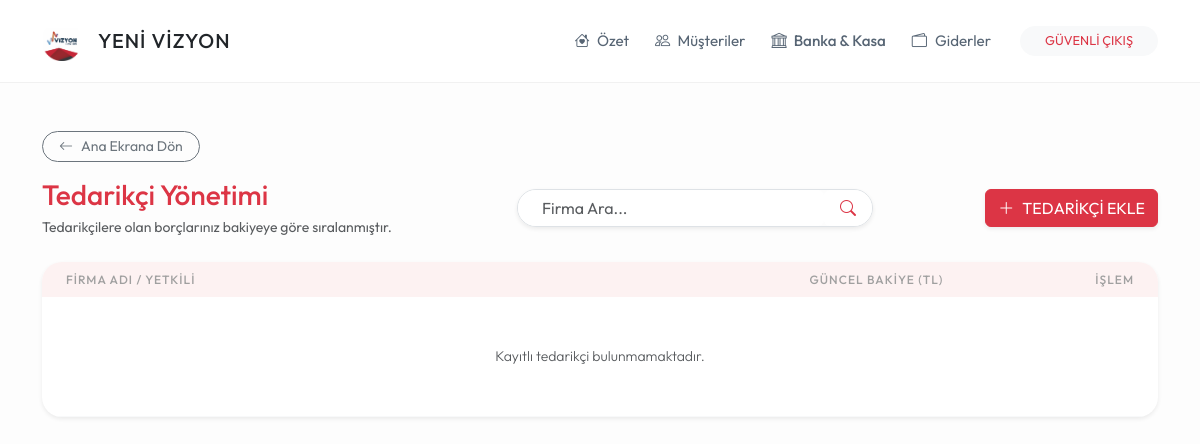
/ticari_borclar (signed in), run on an earlier commit of the app's database.
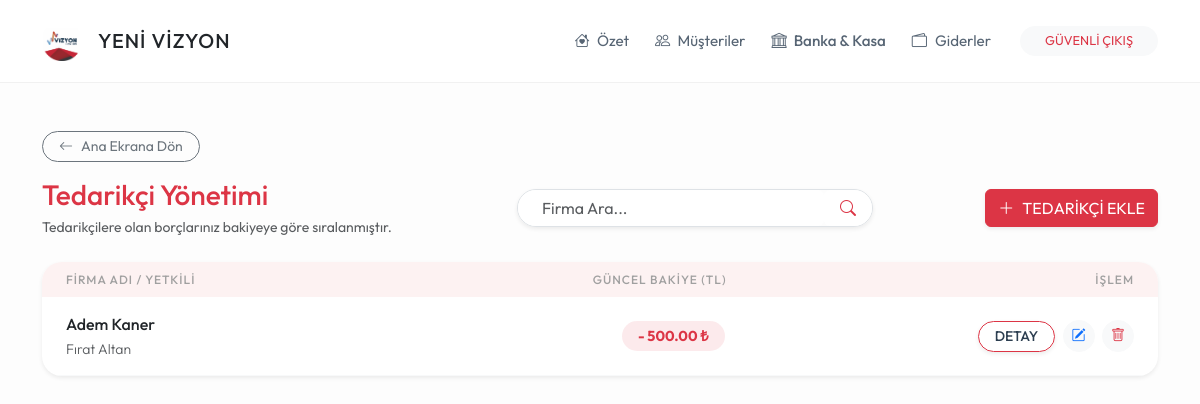
And on a later commit of the database.
### models.py (models this page shows)
class Tedarikci(db.Model):
    id = db.Column(db.Integer, primary_key=True)
    firma_adi = db.Column(db.String(150), nullable=False)
    yetkili_kisi = db.Column(db.String(100))
    telefon = db.Column(db.String(20))
    adres = db.Column(db.Text)
    durum = db.Column(db.String(20), default='Aktif')
    satin_almalar = db.relationship('SatinAlma', backref='tedarikci', lazy=True)
    odenenler = db.relationship('TedarikciOdeme', backref='tedarikci', lazy=True)

### routes/tedarikci_isleri.py (the view)
@tedarikci_bp.route('/ticari_borclar')
def ticari_borclar():
    if 'logged_in' not in session: return redirect(url_for('genel.index'))
    q = request.args.get('q')
    tedarikciler = Tedarikci.query.filter(Tedarikci.durum == 'Aktif', or_(Tedarikci.firma_adi.contains(q), Tedarikci.yetkili_kisi.contains(q))).all() if q else Tedarikci.query.filter_by(durum='Aktif').all()
    for t in tedarikciler:
        t.guncel_bakiye = sum(alim.tutar * GUNCEL_KURLAR.get(alim.para_birimi, 1.0) for alim in t.satin_almalar) - sum(o.tutar * o.kur_degeri for o in t.odenenler)
    tedarikciler.sort(key=lambda x: x.guncel_bakiye, reverse=True)
    return render_template('ticari_borclar.html', tedarikciler=tedarikciler, arama_var=bool(q), terim=q)

### templates/ticari_borclar.html (shortened to what this page needs)
{% extends "base.html" %}
{% block content %}
<div class="mb-3">
    <a href="/" class="btn btn-outline-secondary btn-sm rounded-pill px-3"><i class="bi bi-arrow-left me-2"></i>Ana Ekrana Dön</a>
</div>
<div class="row mb-4 align-items-center">
    <div class="col-md-5">
        <h3 class="mb-1 text-danger">Tedarikçi Yönetimi</h3>
        <p class="text-muted small mb-0">Tedarikçilere olan borçlarınız bakiyeye göre sıralanmıştır.</p>
    </div>
    <div class="col-md-4 mt-3 mt-md-0">
        <form action="/ticari_borclar" method="GET" class="d-flex shadow-sm rounded-pill overflow-hidden border">
            <input type="text" name="q" class="form-control border-0 ps-4" placeholder="Firma Ara..." value="{{ terim or '' }}">
            <button type="submit" class="btn btn-white border-0 text-danger bg-white px-3"><i class="bi bi-search"></i></button>
        </form>
    </div>
    <div class="col-md-3 mt-3 mt-md-0 text-md-end">
        <button class="btn btn-danger shadow-sm" data-bs-toggle="modal" data-bs-target="#tedarikciEkleModal">
            <i class="bi bi-plus-lg me-2"></i>TEDARİKÇİ EKLE
        </button>
    </div>
</div>
<div class="card card-custom p-0 overflow-hidden shadow-sm border-0">
    <div class="table-responsive">
        <table class="table table-hover align-middle mb-0">
            <thead style="background-color: #fdf2f2;">
                <tr>
                    <th class="ps-4">Firma Adı / Yetkili</th>
                    <th class="text-end">Güncel Bakiye (TL)</th>
                    <th class="text-end pe-4">İşlem</th>
                </tr>
            </thead>
            <tbody>
                {% for t in tedarikciler %}
                <tr>
                    <td class="ps-4">
                        <div class="fw-bold text-dark">{{ t.firma_adi }}</div>
                        <div class="small text-muted">{{ t.yetkili_kisi or '-' }}</div>
                    </td>
                    <td class="text-end">
                        {% if t.guncel_bakiye > 1 %}
                            <span class="badge bg-danger bg-opacity-10 text-danger px-3 py-2 rounded-pill" style="font-size: 0.9rem;">
                                - {{ "{:,.2f}".format(t.guncel_bakiye) }} ₺
                            </span>
                        {% elif t.guncel_bakiye < -1 %}
                            <span class="text-success fw-bold small">
                                + {{ "{:,.2f}".format(t.guncel_bakiye * -1) }} ₺ (Alacak)
                            </span>
                        {% else %}
                            <span class="text-muted small">Borç Yok</span>
                        {% endif %}
                    </td>
                    <td class="text-end pe-4">
                        <a href="/tedarikci/{{ t.id }}" class="btn btn-sm btn-outline-danger fw-bold rounded-pill px-3 shadow-sm me-1" title="Hesap Detayı">
                            DETAY
                        </a>
                        <a href="/tedarikci_duzenle/{{ t.id }}" class="btn btn-sm btn-light text-primary rounded-circle me-1" style="width: 32px; height: 32px;" title="Düzenle">
                            <i class="bi bi-pencil-square"></i>
                        </a>
                        <a href="/tedarikci_sil/{{ t.id }}" onclick="return confirm('Bu tedarikçiyi listeden kaldırmak/arşivlemek istediğinize emin misiniz?');" class="btn btn-sm btn-light text-danger rounded-circle" style="width: 32px; height: 32px;" title="Sil/Arşivle">
                            <i class="bi bi-trash"></i>
                        </a>
                    </td>
                </tr>
                {% endfor %}
                {% if not tedarikciler %}
                <tr>
                    <td colspan="3" class="text-center py-5 text-muted small">Kayıtlı tedarikçi bulunmamaktadır.</td>
                </tr>
                {% endif %}
            </tbody>
        </table>
    </div>
</div>
{% endblock %}

What changed in the data, as far as the page shows it:
added Tedarikci: firma_adi "Adem Kaner", yetkili_kisi "Fırat Altan", guncel_bakiye "500.00"
Also different on the page:
text no longer shown: "Kayıtlı tedarikçi bulunmamaktadır."
